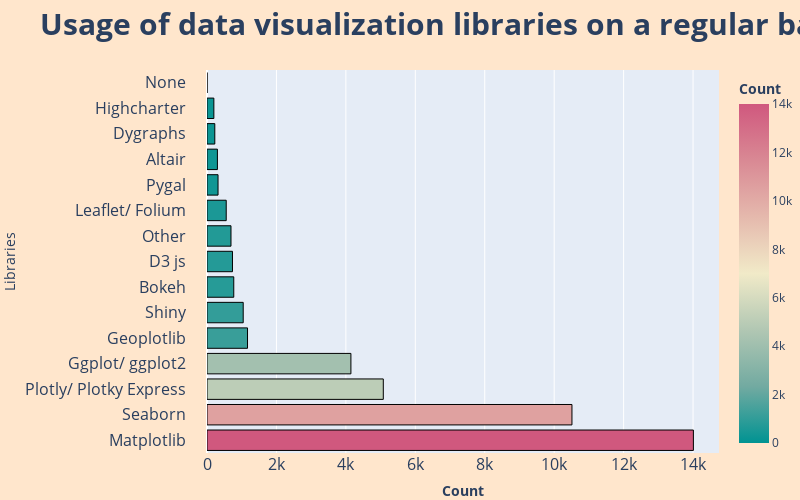

Source (notebook cell):
### Markdown cell above
#### **- Data visualization libraries used on a regular basis**

### Code cell
visualization_libraries_df = ds_survey_df.loc[:,'Data visualization libraries (Matplotlib)':'Data visualization libraries (Other)']
visualization_libraries_count = visualization_libraries_df.count()
visualization_libraries = visualization_libraries_count.keys().str.extract(r'\(([^\)]+)\)')[0]


df = pd.DataFrame({'Libraries': visualization_libraries, 'Count': visualization_libraries_count.values})

df = df.sort_values('Count', ascending= False)

fig = px.bar(df, x='Count',
              y='Libraries', orientation='h', color='Count',
             color_continuous_scale='tealrose', title='<b>Usage of data visualization libraries on a regular basiss</b>',
             labels={'Count': '<b>Count</b>', 'Procucts': '<b>Data visualization libraries</b>'})

fig.update_layout(
               title_font_size = 30,
               width = 800,
               height = 500,
            
               margin=dict(l=20, r=30, t=70, b=0),
               paper_bgcolor='#ffe6cc',
               xaxis=dict(tickfont=dict(size=16)),
               yaxis=dict(tickfont=dict(size=16), ticksuffix = "     ")
               )
fig.update_traces(marker_line_color='black', marker_line_width=1.0)
fig.show(config=dict({'scrollZoom':False}))

### Figure 1 — Plotly figure (JSON) as saved in the notebook; plotly's stock layout.template omitted (floating-point values rounded to 4 significant figures)
{"data": [{"alignmentgroup": "True", "hovertemplate": "<b>Count</b>=%{marker.color}<br>Libraries=%{y}<extra></extra>", "legendgroup": "", "marker": {"color": [14010, 10512, 5078, 4145, 1167, 1043, 771, 734, 691, 554, 318, 300, 225, 198, 0], "coloraxis": "coloraxis", "line": {"color": "black", "width": 1}, "pattern": {"shape": ""}}, "name": "", "offsetgroup": "", "orientation": "h", "showlegend": false, "textposition": "auto", "type": "bar", "x": [14010, 10512, 5078, 4145, 1167, 1043, 771, 734, 691, 554, 318, 300, 225, 198, 0], "xaxis": "x", "y": ["Matplotlib", "Seaborn", "Plotly/ Plotky Express", "Ggplot/ ggplot2", "Geoplotlib", "Shiny", "Bokeh", "D3 js", "Other", "Leaflet/ Folium", "Pygal", "Altair", "Dygraphs", "Highcharter", "None"], "yaxis": "y"}], "layout": {"barmode": "relative", "coloraxis": {"colorbar": {"title": {"text": "<b>Count</b>"}}, "colorscale": [[0, "rgb(0, 147, 146)"], [0.1667, "rgb(114, 170, 161)"], [0.3333, "rgb(177, 199, 179)"], [0.5, "rgb(241, 234, 200)"], [0.6667, "rgb(229, 185, 173)"], [0.8333, "rgb(217, 137, 148)"], [1, "rgb(208, 88, 126)"]]}, "height": 500, "legend": {"tracegroupgap": 0}, "margin": {"b": 0, "l": 20, "r": 30, "t": 70}, "paper_bgcolor": "#ffe6cc", "title": {"font": {"size": 30}, "text": "<b>Usage of data visualization libraries on a regular basiss</b>"}, "width": 800, "xaxis": {"anchor": "y", "domain": [0, 1], "tickfont": {"size": 16}, "title": {"text": "<b>Count</b>"}}, "yaxis": {"anchor": "x", "domain": [0, 1], "tickfont": {"size": 16}, "ticksuffix": "     ", "title": {"text": "Libraries"}}}}
